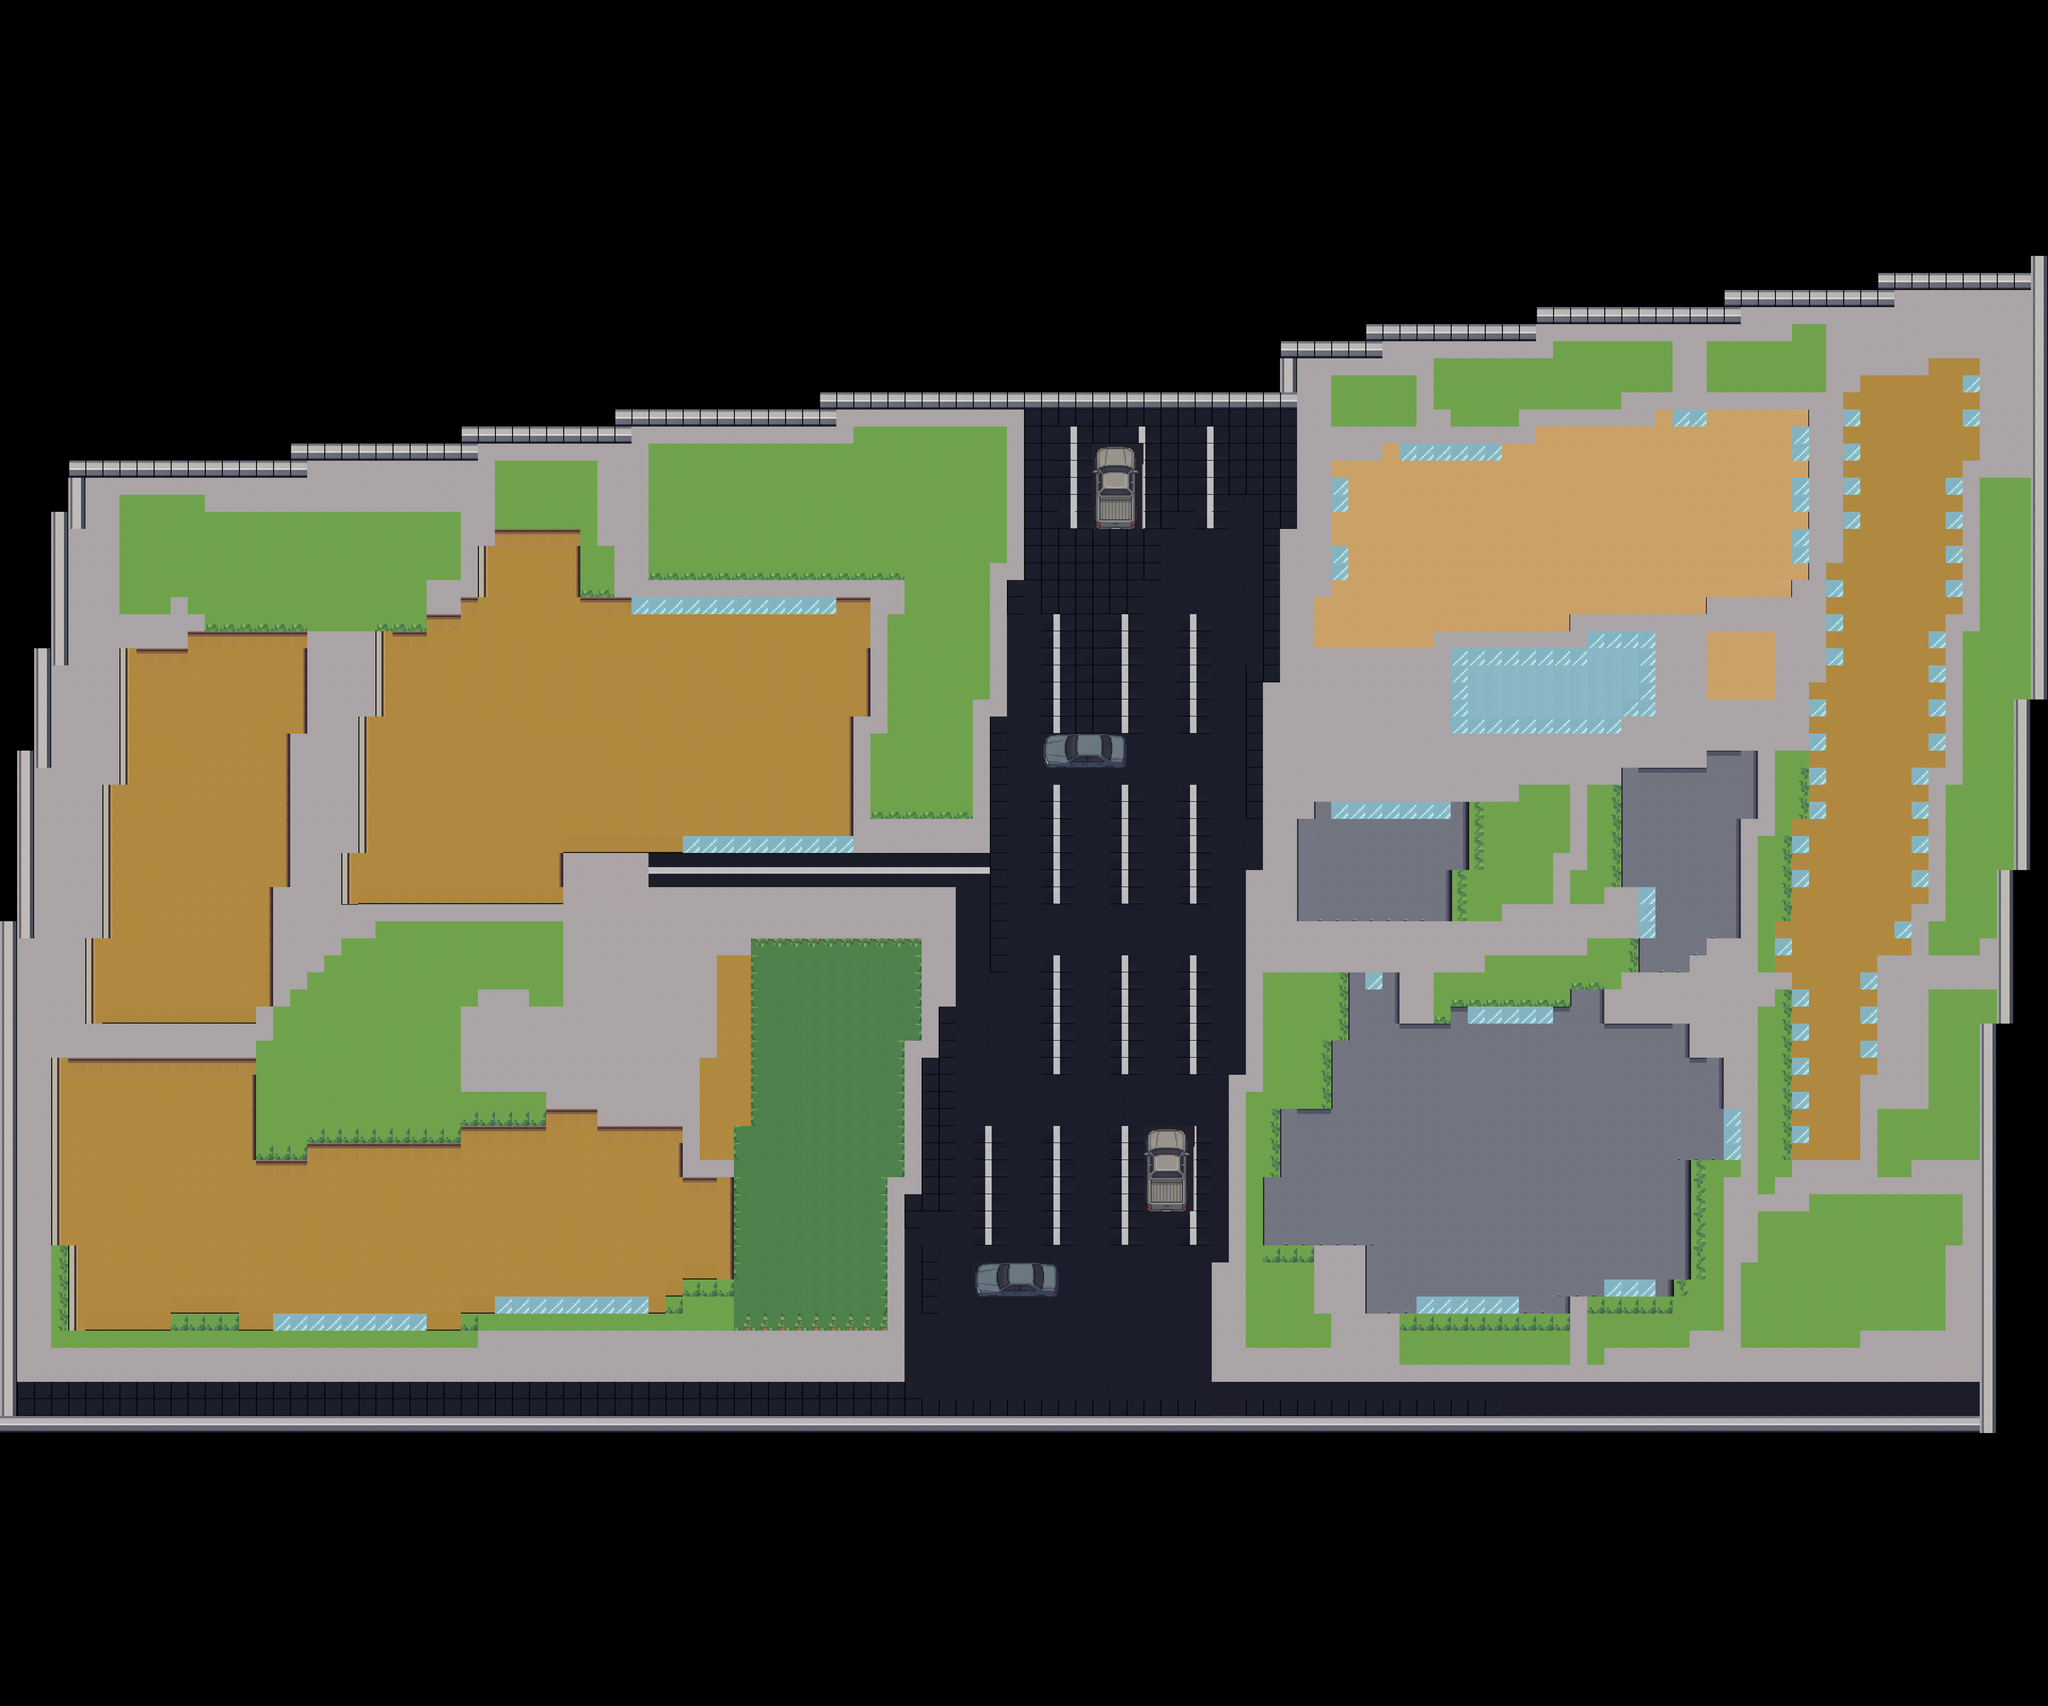

This is a level from a 2D game, rendered from its Tiled map with the project's own tilesets. A one-line summary and the map file follow, with tile-layer data summarised:
An orthogonal 120x100 tile map with 32x32 px tiles, 2 tile layers (Base, collision), 1 hidden layer not drawn, 3 tilesets and 54 objects (45x lamp, 6x guard_spawn, spawn, exit).

<map version="1.10" tiledversion="1.12.2" orientation="orthogonal" renderorder="right-down" width="120" height="100" tilewidth="32" tileheight="32" infinite="0" nextlayerid="8" nextobjectid="109">
 <tileset firstgid="1" source="../tilesets/tileset_universidad.tsx" />
 <tileset firstgid="4225" name="capa2" tilewidth="32" tileheight="32" tilecount="1320" columns="40">
  <image source="../tilesets/asfdfgh.png" width="1280" height="1067" />
 </tileset>
 <tileset firstgid="5545" name="capa2" tilewidth="32" tileheight="32" tilecount="1287" columns="39">
  <image source="../tilesets/pppppp.png" width="1279" height="1066" />
 </tileset>
 <layer id="1" name="Base" width="120" height="100">
  <data>[12000 cells, 4447 non-empty, 27 distinct tile ids]</data>
 </layer>
 <layer id="6" name="collision" width="120" height="100">
  <data>[12000 cells, 2914 non-empty, 49 distinct tile ids]</data>
 </layer>
 <objectgroup id="7" name="Objetos">
  <object id="3" name="spawn" x="3059.33" y="2494">
   <point />
  </object>
  <object id="38" name="lamp" x="3520" y="2582">
   <point />
  </object>
  <object id="39" name="lamp" x="3200" y="2580">
   <point />
  </object>
  <object id="41" name="lamp" x="2558" y="2582">
   <point />
  </object>
  <object id="42" name="lamp" x="2272" y="2584">
   <point />
  </object>
  <object id="43" name="lamp" x="1698" y="2588">
   <point />
  </object>
  <object id="44" name="lamp" x="1278" y="2578">
   <point />
  </object>
  <object id="45" name="lamp" x="640" y="2578">
   <point />
  </object>
  <object id="47" name="lamp" x="94" y="2522">
   <point />
  </object>
  <object id="48" name="lamp" x="84" y="2144">
   <point />
  </object>
  <object id="50" name="lamp" x="636" y="1920">
   <point />
  </object>
  <object id="52" name="lamp" x="1088" y="1940">
   <point />
  </object>
  <object id="53" name="lamp" x="1596" y="1924">
   <point />
  </object>
  <object id="54" name="lamp" x="1602" y="2232">
   <point />
  </object>
  <object id="56" name="lamp" x="2370" y="1912">
   <point />
  </object>
  <object id="58" name="lamp" x="2556" y="740">
   <point />
  </object>
  <object id="59" name="lamp" x="2884" y="708">
   <point />
  </object>
  <object id="60" name="lamp" x="3196" y="652">
   <point />
  </object>
  <object id="61" name="lamp" x="3524" y="624">
   <point />
  </object>
  <object id="62" name="lamp" x="3412.12" y="957.576">
   <point />
  </object>
  <object id="63" name="lamp" x="3354.55" y="1269.7">
   <point />
  </object>
  <object id="65" name="lamp" x="3136.36" y="1272.73">
   <point />
  </object>
  <object id="66" name="lamp" x="2548.48" y="1269.7">
   <point />
  </object>
  <object id="67" name="lamp" x="2439.39" y="951.515">
   <point />
  </object>
  <object id="68" name="lamp" x="2875.76" y="1593.94">
   <point />
  </object>
  <object id="69" name="lamp" x="2781.82" y="1821.21">
   <point />
  </object>
  <object id="70" name="lamp" x="2366.67" y="1593.94">
   <point />
  </object>
  <object id="71" name="lamp" x="3745.45" y="1278.79">
   <point />
  </object>
  <object id="73" name="lamp" x="3775.76" y="957.576">
   <point />
  </object>
  <object id="74" name="lamp" x="3681.82" y="1590.91">
   <point />
  </object>
  <object id="75" name="lamp" x="3618.18" y="1912.12">
   <point />
  </object>
  <object id="76" name="lamp" x="3521.21" y="2233.33">
   <point />
  </object>
  <object id="78" name="lamp" x="3200" y="1909.09">
   <point />
  </object>
  <object id="79" name="lamp" x="2106.06" y="1136.36">
   <point />
  </object>
  <object id="80" name="lamp" x="1930.3" y="1612.12">
   <point />
  </object>
  <object id="81" name="lamp" x="1905.58" y="2060">
   <point />
  </object>
  <object id="82" name="lamp" x="1282" y="1664">
   <point />
  </object>
  <object id="83" name="lamp" x="1606" y="1666">
   <point />
  </object>
  <object id="84" name="lamp" x="1594" y="954">
   <point />
  </object>
  <object id="85" name="lamp" x="1762" y="1270">
   <point />
  </object>
  <object id="87" name="lamp" x="1274" y="956">
   <point />
  </object>
  <object id="88" name="lamp" x="960" y="952">
   <point />
  </object>
  <object id="89" name="lamp" x="226" y="1094">
   <point />
  </object>
  <object id="90" name="lamp" x="638" y="956">
   <point />
  </object>
  <object id="93" name="lamp" x="158" y="1438">
   <point />
  </object>
  <object id="94" name="lamp" x="606" y="1560">
   <point />
  </object>
  <object id="96" name="exit" x="158.667" y="890.667" width="33.3333" height="97.3333" />
  <object id="97" x="385.333" y="832" />
  <object id="100" name="guard_spawn" x="1503.03" y="2327.27">
   <point />
  </object>
  <object id="102" name="guard_spawn" x="624.242" y="1045.45">
   <point />
  </object>
  <object id="103" name="guard_spawn" x="790.909" y="1884.85">
   <point />
  </object>
  <object id="105" name="guard_spawn" x="106.061" y="1736.36">
   <point />
  </object>
  <object id="106" name="guard_spawn" x="3012.12" y="706.061">
   <point />
  </object>
  <object id="107" name="guard_spawn" x="2760.61" y="1430.3">
   <point />
  </object>
 </objectgroup>
 <imagelayer id="5" name="Capa de Imagen 1" visible="0" offsetx="-37" offsety="500">
  <image source="../tilesets/mapa1-sanmarcos.png" width="3913" height="2154" />
 </imagelayer>
</map>
